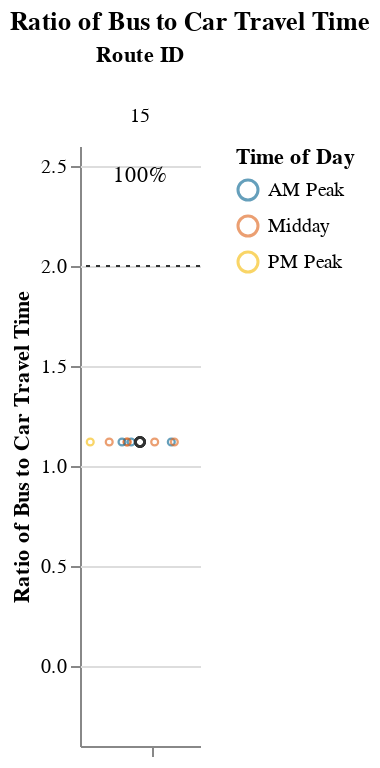
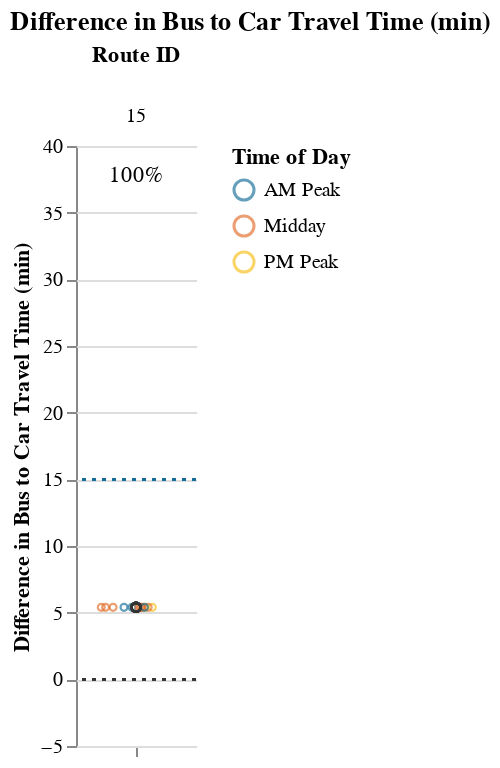

Notebook code cell kept with these figures, in order:
### Markdown cell above
## Viable Competitive Routes
### Short Routes (< 1 hr)

### Code cell
# Allow for possibility that operator doesn't have routes that fall into certain route_groups
# But, jupyterbook will not like markdown with f-string
# separate out route_group and put in each cell, and use try/except + if to display...
# but all 3 route groups must be displayed. just add sentence about why no routes were returned at the end
route_group = "short"
try:
    subset_routes, mult, diff  = setup_charts(df, PCT_COMPETITIVE_THRESHOLD, route_group)
    
    if len(subset_routes) > 0:
        display(
            Markdown(
                f"{CAPTIONS_DICT[route_group]}"
                "Within each route group, routes are sorted in descending order "
                "by % competitive trips and # trips below the additional time cut-off."
            )
        )

        display(mult)
        display(diff)
except:
    print("No routes meet this criteria.")

### Figure 1 — Vega-Lite specification as saved in the notebook (floating-point values rounded to 4 significant figures)
{"config": {"view": {"continuousWidth": 400, "continuousHeight": 300, "stroke": null}, "facet": {"spacing": 0}}, "data": {"name": "data-90991e8645df4b9f9749d899f3a3f9a4"}, "facet": {"column": {"field": "route_id", "sort": ["15"], "title": "Route ID", "type": "nominal"}}, "spec": {"layer": [{"mark": {"type": "point", "opacity": 0.65, "size": 12, "strokeWidth": 1.1}, "encoding": {"color": {"field": "time_of_day", "scale": {"range": ["#136C97", "#E16B26", "#F6BF16", "#00896B", "#7790A3", "#5B559C"]}, "sort": ["AM Peak", "Midday", "PM Peak", "Owl Service"], "title": "Time of Day", "type": "nominal"}, "tooltip": [{"field": "route_id", "type": "nominal"}, {"field": "trip_id", "type": "nominal"}, {"field": "service_hours", "type": "quantitative"}, {"field": "car_duration_hours", "type": "quantitative"}, {"field": "bus_multiplier", "type": "quantitative"}, {"field": "bus_difference", "type": "quantitative"}, {"field": "num_trips", "type": "quantitative"}, {"field": "num_competitive", "type": "quantitative"}, {"field": "pct_trips_competitive", "type": "quantitative"}, {"field": "p25", "type": "quantitative"}, {"field": "p50", "type": "quantitative"}, {"field": "p75", "type": "quantitative"}], "x": {"axis": {"grid": false, "labels": false, "ticks": true, "values": [0]}, "field": "jitter", "scale": {}, "title": null, "type": "quantitative"}, "y": {"field": "bus_multiplier", "scale": {"domain": [-0.25, 2.5]}, "title": "Ratio of Bus to Car Travel Time", "type": "quantitative"}}, "selection": {"selector001": {"type": "interval", "bind": "scales", "encodings": ["x", "y"]}}, "transform": [{"calculate": "sqrt(-2*log(random()))*cos(2*PI*random())", "as": "jitter"}], "width": 60}, {"layer": [{"mark": {"type": "point", "opacity": 0.6, "size": 20, "strokeWidth": 1.3}, "encoding": {"color": {"value": "#323434"}, "y": {"field": "bus_multiplier", "type": "quantitative"}}, "transform": [{"filter": "(datum.p50_trip === 1)"}]}, {"mark": {"type": "rule", "strokeDash": [2, 3]}, "encoding": {"color": {"value": "#323434"}, "y": {"field": "cutoff", "type": "quantitative"}}}, {"mark": {"type": "text", "align": "center", "baseline": "middle"}, "encoding": {"color": {"value": "black"}, "text": {"field": "pct_trips_competitive", "format": ".0%", "type": "quantitative"}, "tooltip": [{"field": "route_id", "type": "nominal"}, {"field": "trip_id", "type": "nominal"}, {"field": "service_hours", "type": "quantitative"}, {"field": "car_duration_hours", "type": "quantitative"}, {"field": "bus_multiplier", "type": "quantitative"}, {"field": "bus_difference", "type": "quantitative"}, {"field": "num_trips", "type": "quantitative"}, {"field": "num_competitive", "type": "quantitative"}, {"field": "pct_trips_competitive", "type": "quantitative"}, {"field": "p25", "type": "quantitative"}, {"field": "p50", "type": "quantitative"}, {"field": "p75", "type": "quantitative"}], "x": {"value": 30}, "y": {"value": 15}}, "transform": [{"calculate": "sqrt(-2*log(random()))*cos(2*PI*random())", "as": "jitter"}, {"filter": "(datum.fastest_trip === 1)"}]}]}]}, "resolve": {"scale": {"y": "shared"}}, "title": "Ratio of Bus to Car Travel Time", "$schema": "https://vega.github.io/schema/vega-lite/v4.17.0.json", "datasets": {"data-90991e8645df4b9f9749d899f3a3f9a4": [{"calitp_itp_id": 108, "trip_key": -7518924419219556852, "trip_id": "t_2006242_b_33489_tn_12", "shape_id": "p_547", "route_id": "15", "service_hours": 0.85, "trip_first_departure_ts": 65100, "trip_last_arrival_ts": 68160, "departure_hour": 18, "time_of_day": "PM Peak", "p25": 0.85, "p50": 0.85, "p75": 0.85, "p50_trip": 1, "fastest_trip": 1, "car_duration_hours": 0.76, "competitive_route": 1, "bus_multiplier": 1.12, "bus_difference": 5.4, "num_trips": 12, "num_competitive": 12, "pct_trips_competitive": 1.0, "bus_difference_spread": 0.0, "route_group": "short", "max_trip_hrs": 0.85, "max_trip_route_group": 1.0, "name": "City of Eureka", "caltrans_district": "01 - Eureka", "drmt_organization_name": null, "cutoff2": 15.0, "cutoff": 2}, {"calitp_itp_id": 108, "trip_key": -9000724200441257218, "trip_id": "t_2006242_b_33489_tn_3", "shape_id": "p_547", "route_id": "15", "service_hours": 0.85, "trip_first_departure_ts": 32700, "trip_last_arrival_ts": 35760, "departure_hour": 9, "time_of_day": "AM Peak", "p25": 0.85, "p50": 0.85, "p75": 0.85, "p50_trip": 1, "fastest_trip": 0, "car_duration_hours": 0.76, "competitive_route": 1, "bus_multiplier": 1.12, "bus_difference": 5.4, "num_trips": 12, "num_competitive": 12, "pct_trips_competitive": 1.0, "bus_difference_spread": 0.0, "route_group": "short", "max_trip_hrs": 0.85, "max_trip_route_group": 1.0, "name": "City of Eureka", "caltrans_district": "01 - Eureka", "drmt_organization_name": null, "cutoff2": 15.0, "cutoff": 2}, {"calitp_itp_id": 108, "trip_key": -3654856771348414816, "trip_id": "t_2006242_b_33489_tn_11", "shape_id": "p_547", "route_id": "15", "service_hours": 0.85, "trip_first_departure_ts": 61500, "trip_last_arrival_ts": 64560, "departure_hour": 17, "time_of_day": "PM Peak", "p25": 0.85, "p50": 0.85, "p75": 0.85, "p50_trip": 1, "fastest_trip": 0, "car_duration_hours": 0.76, "competitive_route": 1, "bus_multiplier": 1.12, "bus_difference": 5.4, "num_trips": 12, "num_competitive": 12, "pct_trips_competitive": 1.0, "bus_difference_spread": 0.0, "route_group": "short", "max_trip_hrs": 0.85, "max_trip_route_group": 1.0, "name": "City of Eureka", "caltrans_district": "01 - Eureka", "drmt_organization_name": null, "cutoff2": 15.0, "cutoff": 2}, {"calitp_itp_id": 108, "trip_key": 6462197087159188397, "trip_id": "t_2006242_b_33489_tn_4", "shape_id": "p_547", "route_id": "15", "service_hours": 0.85, "trip_first_departure_ts": 36300, "trip_last_arrival_ts": 39360, "departure_hour": 10, "time_of_day": "Midday", "p25": 0.85, "p50": 0.85, "p75": 0.85, "p50_trip": 1, "fastest_trip": 0, "car_duration_hours": 0.76, "competitive_route": 1, "bus_multiplier": 1.12, "bus_difference": 5.4, "num_trips": 12, "num_competitive": 12, "pct_trips_competitive": 1.0, "bus_difference_spread": 0.0, "route_group": "short", "max_trip_hrs": 0.85, "max_trip_route_group": 1.0, "name": "City of Eureka", "caltrans_district": "01 - Eureka", "drmt_organization_name": null, "cutoff2": 15.0, "cutoff": 2}, {"calitp_itp_id": 108, "trip_key": -1117908295655261734, "trip_id": "t_2006242_b_33489_tn_9", "shape_id": "p_547", "route_id": "15", "service_hours": 0.85, "trip_first_departure_ts": 54300, "trip_last_arrival_ts": 57360, "departure_hour": 15, "time_of_day": "Midday", "p25": 0.85, "p50": 0.85, "p75": 0.85, "p50_trip": 1, "fastest_trip": 0, "car_duration_hours": 0.76, "competitive_route": 1, "bus_multiplier": 1.12, "bus_difference": 5.4, "num_trips": 12, "num_competitive": 12, "pct_trips_competitive": 1.0, "bus_difference_spread": 0.0, "route_group": "short", "max_trip_hrs": 0.85, "max_trip_route_group": 1.0, "name": "City of Eureka", "caltrans_district": "01 - Eureka", "drmt_organization_name": null, "cutoff2": 15.0, "cutoff": 2}, {"calitp_itp_id": 108, "trip_key": 2609920422435598099, "trip_id": "t_2006242_b_33489_tn_10", "shape_id": "p_547", "route_id": "15", "service_hours": 0.85, "trip_first_departure_ts": 57900, "trip_last_arrival_ts": 60960, "departure_hour": 16, "time_of_day": "Midday", "p25": 0.85, "p50": 0.85, "p75": 0.85, "p50_trip": 1, "fastest_trip": 0, "car_duration_hours": 0.76, "competitive_route": 1, "bus_multiplier": 1.12, "bus_difference": 5.4, "num_trips": 12, "num_competitive": 12, "pct_trips_competitive": 1.0, "bus_difference_spread": 0.0, "route_group": "short", "max_trip_hrs": 0.85, "max_trip_route_group": 1.0, "name": "City of Eureka", "caltrans_district": "01 - Eureka", "drmt_organization_name": null, "cutoff2": 15.0, "cutoff": 2}, {"calitp_itp_id": 108, "trip_key": -9044514633596643986, "trip_id": "t_2006242_b_33489_tn_5", "shape_id": "p_547", "route_id": "15", "service_hours": 0.85, "trip_first_departure_ts": 39900, "trip_last_arrival_ts": 42960, "departure_hour": 11, "time_of_day": "Midday", "p25": 0.85, "p50": 0.85, "p75": 0.85, "p50_trip": 1, "fastest_trip": 0, "car_duration_hours": 0.76, "competitive_route": 1, "bus_multiplier": 1.12, "bus_difference": 5.4, "num_trips": 12, "num_competitive": 12, "pct_trips_competitive": 1.0, "bus_difference_spread": 0.0, "route_group": "short", "max_trip_hrs": 0.85, "max_trip_route_group": 1.0, "name": "City of Eureka", "caltrans_district": "01 - Eureka", "drmt_organization_name": null, "cutoff2": 15.0, "cutoff": 2}, {"calitp_itp_id": 108, "trip_key": 6779707872442560571, "trip_id": "t_2006242_b_33489_tn_2", "shape_id": "p_547", "route_id": "15", "service_hours": 0.85, "trip_first_departure_ts": 29100, "trip_last_arrival_ts": 32160, "departure_hour": 8, "time_of_day": "AM Peak", "p25": 0.85, "p50": 0.85, "p75": 0.85, "p50_trip": 1, "fastest_trip": 0, "car_duration_hours": 0.76, "competitive_route": 1, "bus_multiplier": 1.12, "bus_difference": 5.4, "num_trips": 12, "num_competitive": 12, "pct_trips_competitive": 1.0, "bus_difference_spread": 0.0, "route_group": "short", "max_trip_hrs": 0.85, "max_trip_route_group": 1.0, "name": "City of Eureka", "caltrans_district": "01 - Eureka", "drmt_organization_name": null, "cutoff2": 15.0, "cutoff": 2}, {"calitp_itp_id": 108, "trip_key": -4647400750918822944, "trip_id": "t_2006242_b_33489_tn_7", "shape_id": "p_547", "route_id": "15", "service_hours": 0.85, "trip_first_departure_ts": 47100, "trip_last_arrival_ts": 50160, "departure_hour": 13, "time_of_day": "Midday", "p25": 0.85, "p50": 0.85, "p75": 0.85, "p50_trip": 1, "fastest_trip": 0, "car_duration_hours": 0.76, "competitive_route": 1, "bus_multiplier": 1.12, "bus_difference": 5.4, "num_trips": 12, "num_competitive": 12, "pct_trips_competitive": 1.0, "bus_difference_spread": 0.0, "route_group": "short", "max_trip_hrs": 0.85, "max_trip_route_group": 1.0, "name": "City of Eureka", "caltrans_district": "01 - Eureka", "drmt_organization_name": null, "cutoff2": 15.0, "cutoff": 2}, {"calitp_itp_id": 108, "trip_key": 6881909043677401907, "trip_id": "t_2006242_b_33489_tn_8", "shape_id": "p_547", "route_id": "15", "service_hours": 0.85, "trip_first_departure_ts": 50700, "trip_last_arrival_ts": 53760, "departure_hour": 14, "time_of_day": "Midday", "p25": 0.85, "p50": 0.85, "p75": 0.85, "p50_trip": 1, "fastest_trip": 0, "car_duration_hours": 0.76, "competitive_route": 1, "bus_multiplier": 1.12, "bus_difference": 5.4, "num_trips": 12, "num_competitive": 12, "pct_trips_competitive": 1.0, "bus_difference_spread": 0.0, "route_group": "short", "max_trip_hrs": 0.85, "max_trip_route_group": 1.0, "name": "City of Eureka", "caltrans_district": "01 - Eureka", "drmt_organization_name": null, "cutoff2": 15.0, "cutoff": 2}, {"calitp_itp_id": 108, "trip_key": -4221252316641284407, "trip_id": "t_2006242_b_33489_tn_1", "shape_id": "p_547", "route_id": "15", "service_hours": 0.85, "trip_first_departure_ts": 25500, "trip_last_arrival_ts": 28560, "departure_hour": 7, "time_of_day": "AM Peak", "p25": 0.85, "p50": 0.85, "p75": 0.85, "p50_trip": 1, "fastest_trip": 0, "car_duration_hours": 0.76, "competitive_route": 1, "bus_multiplier": 1.12, "bus_difference": 5.4, "num_trips": 12, "num_competitive": 12, "pct_trips_competitive": 1.0, "bus_difference_spread": 0.0, "route_group": "short", "max_trip_hrs": 0.85, "max_trip_route_group": 1.0, "name": "City of Eureka", "caltrans_district": "01 - Eureka", "drmt_organization_name": null, "cutoff2": 15.0, "cutoff": 2}, {"calitp_itp_id": 108, "trip_key": -7844095644534817354, "trip_id": "t_2006242_b_33489_tn_6", "shape_id": "p_547", "route_id": "15", "service_hours": 0.85, "trip_first_departure_ts": 43500, "trip_last_arrival_ts": 46560, "departure_hour": 12, "time_of_day": "Midday", "p25": 0.85, "p50": 0.85, "p75": 0.85, "p50_trip": 1, "fastest_trip": 0, "car_duration_hours": 0.76, "competitive_route": 1, "bus_multiplier": 1.12, "bus_difference": 5.4, "num_trips": 12, "num_competitive": 12, "pct_trips_competitive": 1.0, "bus_difference_spread": 0.0, "route_group": "short", "max_trip_hrs": 0.85, "max_trip_route_group": 1.0, "name": "City of Eureka", "caltrans_district": "01 - Eureka", "drmt_organization_name": null, "cutoff2": 15.0, "cutoff": 2}]}}

### Figure 2 — Vega-Lite specification as saved in the notebook (floating-point values rounded to 4 significant figures)
{"config": {"view": {"continuousWidth": 400, "continuousHeight": 300, "stroke": null}, "facet": {"spacing": 0}}, "data": {"name": "data-534414a9d8aeadb71a5f711a5554a721"}, "facet": {"column": {"field": "route_id", "sort": ["15"], "title": "Route ID", "type": "nominal"}}, "spec": {"layer": [{"mark": {"type": "point", "opacity": 0.65, "size": 12, "strokeWidth": 1.1}, "encoding": {"color": {"field": "time_of_day", "scale": {"range": ["#136C97", "#E16B26", "#F6BF16", "#00896B", "#7790A3", "#5B559C"]}, "sort": ["AM Peak", "Midday", "PM Peak", "Owl Service"], "title": "Time of Day", "type": "nominal"}, "tooltip": [{"field": "route_id", "type": "nominal"}, {"field": "trip_id", "type": "nominal"}, {"field": "service_hours", "type": "quantitative"}, {"field": "car_duration_hours", "type": "quantitative"}, {"field": "bus_multiplier", "type": "quantitative"}, {"field": "bus_difference", "type": "quantitative"}, {"field": "num_trips", "type": "quantitative"}, {"field": "num_competitive", "type": "quantitative"}, {"field": "pct_trips_competitive", "type": "quantitative"}, {"field": "p25", "type": "quantitative"}, {"field": "p50", "type": "quantitative"}, {"field": "p75", "type": "quantitative"}], "x": {"axis": {"grid": false, "labels": false, "ticks": true, "values": [0]}, "field": "jitter", "scale": {}, "title": null, "type": "quantitative"}, "y": {"field": "bus_difference", "scale": {"domain": [-5, 38.4]}, "title": "Difference in Bus to Car Travel Time (min)", "type": "quantitative"}}, "selection": {"selector002": {"type": "interval", "bind": "scales", "encodings": ["x", "y"]}}, "transform": [{"calculate": "sqrt(-2*log(random()))*cos(2*PI*random())", "as": "jitter"}], "width": 60}, {"layer": [{"mark": {"type": "point", "opacity": 0.6, "size": 20, "strokeWidth": 1.3}, "encoding": {"color": {"value": "#323434"}, "y": {"field": "bus_difference", "type": "quantitative"}}, "transform": [{"filter": "(datum.p50_trip === 1)"}]}, {"mark": {"type": "rule", "strokeDash": [2, 3]}, "encoding": {"color": {"value": "#323434"}, "y": {"field": "cutoff", "type": "quantitative"}}}, {"mark": {"type": "rule", "strokeDash": [2, 3]}, "encoding": {"color": {"value": "#136C97"}, "y": {"field": "cutoff2", "type": "quantitative"}}}, {"mark": {"type": "text", "align": "center", "baseline": "middle"}, "encoding": {"color": {"value": "black"}, "text": {"field": "pct_trips_competitive", "format": ".0%", "type": "quantitative"}, "tooltip": [{"field": "route_id", "type": "nominal"}, {"field": "trip_id", "type": "nominal"}, {"field": "service_hours", "type": "quantitative"}, {"field": "car_duration_hours", "type": "quantitative"}, {"field": "bus_multiplier", "type": "quantitative"}, {"field": "bus_difference", "type": "quantitative"}, {"field": "num_trips", "type": "quantitative"}, {"field": "num_competitive", "type": "quantitative"}, {"field": "pct_trips_competitive", "type": "quantitative"}, {"field": "p25", "type": "quantitative"}, {"field": "p50", "type": "quantitative"}, {"field": "p75", "type": "quantitative"}], "x": {"value": 30}, "y": {"value": 15}}, "transform": [{"calculate": "sqrt(-2*log(random()))*cos(2*PI*random())", "as": "jitter"}, {"filter": "(datum.fastest_trip === 1)"}]}]}]}, "resolve": {"scale": {"y": "shared"}}, "title": "Difference in Bus to Car Travel Time (min)", "$schema": "https://vega.github.io/schema/vega-lite/v4.17.0.json", "datasets": {"data-534414a9d8aeadb71a5f711a5554a721": [{"calitp_itp_id": 108, "trip_key": -7518924419219556852, "trip_id": "t_2006242_b_33489_tn_12", "shape_id": "p_547", "route_id": "15", "service_hours": 0.85, "trip_first_departure_ts": 65100, "trip_last_arrival_ts": 68160, "departure_hour": 18, "time_of_day": "PM Peak", "p25": 0.85, "p50": 0.85, "p75": 0.85, "p50_trip": 1, "fastest_trip": 1, "car_duration_hours": 0.76, "competitive_route": 1, "bus_multiplier": 1.12, "bus_difference": 5.4, "num_trips": 12, "num_competitive": 12, "pct_trips_competitive": 1.0, "bus_difference_spread": 0.0, "route_group": "short", "max_trip_hrs": 0.85, "max_trip_route_group": 1.0, "name": "City of Eureka", "caltrans_district": "01 - Eureka", "drmt_organization_name": null, "cutoff2": 15.0, "cutoff": 0}, {"calitp_itp_id": 108, "trip_key": -9000724200441257218, "trip_id": "t_2006242_b_33489_tn_3", "shape_id": "p_547", "route_id": "15", "service_hours": 0.85, "trip_first_departure_ts": 32700, "trip_last_arrival_ts": 35760, "departure_hour": 9, "time_of_day": "AM Peak", "p25": 0.85, "p50": 0.85, "p75": 0.85, "p50_trip": 1, "fastest_trip": 0, "car_duration_hours": 0.76, "competitive_route": 1, "bus_multiplier": 1.12, "bus_difference": 5.4, "num_trips": 12, "num_competitive": 12, "pct_trips_competitive": 1.0, "bus_difference_spread": 0.0, "route_group": "short", "max_trip_hrs": 0.85, "max_trip_route_group": 1.0, "name": "City of Eureka", "caltrans_district": "01 - Eureka", "drmt_organization_name": null, "cutoff2": 15.0, "cutoff": 0}, {"calitp_itp_id": 108, "trip_key": -3654856771348414816, "trip_id": "t_2006242_b_33489_tn_11", "shape_id": "p_547", "route_id": "15", "service_hours": 0.85, "trip_first_departure_ts": 61500, "trip_last_arrival_ts": 64560, "departure_hour": 17, "time_of_day": "PM Peak", "p25": 0.85, "p50": 0.85, "p75": 0.85, "p50_trip": 1, "fastest_trip": 0, "car_duration_hours": 0.76, "competitive_route": 1, "bus_multiplier": 1.12, "bus_difference": 5.4, "num_trips": 12, "num_competitive": 12, "pct_trips_competitive": 1.0, "bus_difference_spread": 0.0, "route_group": "short", "max_trip_hrs": 0.85, "max_trip_route_group": 1.0, "name": "City of Eureka", "caltrans_district": "01 - Eureka", "drmt_organization_name": null, "cutoff2": 15.0, "cutoff": 0}, {"calitp_itp_id": 108, "trip_key": 6462197087159188397, "trip_id": "t_2006242_b_33489_tn_4", "shape_id": "p_547", "route_id": "15", "service_hours": 0.85, "trip_first_departure_ts": 36300, "trip_last_arrival_ts": 39360, "departure_hour": 10, "time_of_day": "Midday", "p25": 0.85, "p50": 0.85, "p75": 0.85, "p50_trip": 1, "fastest_trip": 0, "car_duration_hours": 0.76, "competitive_route": 1, "bus_multiplier": 1.12, "bus_difference": 5.4, "num_trips": 12, "num_competitive": 12, "pct_trips_competitive": 1.0, "bus_difference_spread": 0.0, "route_group": "short", "max_trip_hrs": 0.85, "max_trip_route_group": 1.0, "name": "City of Eureka", "caltrans_district": "01 - Eureka", "drmt_organization_name": null, "cutoff2": 15.0, "cutoff": 0}, {"calitp_itp_id": 108, "trip_key": -1117908295655261734, "trip_id": "t_2006242_b_33489_tn_9", "shape_id": "p_547", "route_id": "15", "service_hours": 0.85, "trip_first_departure_ts": 54300, "trip_last_arrival_ts": 57360, "departure_hour": 15, "time_of_day": "Midday", "p25": 0.85, "p50": 0.85, "p75": 0.85, "p50_trip": 1, "fastest_trip": 0, "car_duration_hours": 0.76, "competitive_route": 1, "bus_multiplier": 1.12, "bus_difference": 5.4, "num_trips": 12, "num_competitive": 12, "pct_trips_competitive": 1.0, "bus_difference_spread": 0.0, "route_group": "short", "max_trip_hrs": 0.85, "max_trip_route_group": 1.0, "name": "City of Eureka", "caltrans_district": "01 - Eureka", "drmt_organization_name": null, "cutoff2": 15.0, "cutoff": 0}, {"calitp_itp_id": 108, "trip_key": 2609920422435598099, "trip_id": "t_2006242_b_33489_tn_10", "shape_id": "p_547", "route_id": "15", "service_hours": 0.85, "trip_first_departure_ts": 57900, "trip_last_arrival_ts": 60960, "departure_hour": 16, "time_of_day": "Midday", "p25": 0.85, "p50": 0.85, "p75": 0.85, "p50_trip": 1, "fastest_trip": 0, "car_duration_hours": 0.76, "competitive_route": 1, "bus_multiplier": 1.12, "bus_difference": 5.4, "num_trips": 12, "num_competitive": 12, "pct_trips_competitive": 1.0, "bus_difference_spread": 0.0, "route_group": "short", "max_trip_hrs": 0.85, "max_trip_route_group": 1.0, "name": "City of Eureka", "caltrans_district": "01 - Eureka", "drmt_organization_name": null, "cutoff2": 15.0, "cutoff": 0}, {"calitp_itp_id": 108, "trip_key": -9044514633596643986, "trip_id": "t_2006242_b_33489_tn_5", "shape_id": "p_547", "route_id": "15", "service_hours": 0.85, "trip_first_departure_ts": 39900, "trip_last_arrival_ts": 42960, "departure_hour": 11, "time_of_day": "Midday", "p25": 0.85, "p50": 0.85, "p75": 0.85, "p50_trip": 1, "fastest_trip": 0, "car_duration_hours": 0.76, "competitive_route": 1, "bus_multiplier": 1.12, "bus_difference": 5.4, "num_trips": 12, "num_competitive": 12, "pct_trips_competitive": 1.0, "bus_difference_spread": 0.0, "route_group": "short", "max_trip_hrs": 0.85, "max_trip_route_group": 1.0, "name": "City of Eureka", "caltrans_district": "01 - Eureka", "drmt_organization_name": null, "cutoff2": 15.0, "cutoff": 0}, {"calitp_itp_id": 108, "trip_key": 6779707872442560571, "trip_id": "t_2006242_b_33489_tn_2", "shape_id": "p_547", "route_id": "15", "service_hours": 0.85, "trip_first_departure_ts": 29100, "trip_last_arrival_ts": 32160, "departure_hour": 8, "time_of_day": "AM Peak", "p25": 0.85, "p50": 0.85, "p75": 0.85, "p50_trip": 1, "fastest_trip": 0, "car_duration_hours": 0.76, "competitive_route": 1, "bus_multiplier": 1.12, "bus_difference": 5.4, "num_trips": 12, "num_competitive": 12, "pct_trips_competitive": 1.0, "bus_difference_spread": 0.0, "route_group": "short", "max_trip_hrs": 0.85, "max_trip_route_group": 1.0, "name": "City of Eureka", "caltrans_district": "01 - Eureka", "drmt_organization_name": null, "cutoff2": 15.0, "cutoff": 0}, {"calitp_itp_id": 108, "trip_key": -4647400750918822944, "trip_id": "t_2006242_b_33489_tn_7", "shape_id": "p_547", "route_id": "15", "service_hours": 0.85, "trip_first_departure_ts": 47100, "trip_last_arrival_ts": 50160, "departure_hour": 13, "time_of_day": "Midday", "p25": 0.85, "p50": 0.85, "p75": 0.85, "p50_trip": 1, "fastest_trip": 0, "car_duration_hours": 0.76, "competitive_route": 1, "bus_multiplier": 1.12, "bus_difference": 5.4, "num_trips": 12, "num_competitive": 12, "pct_trips_competitive": 1.0, "bus_difference_spread": 0.0, "route_group": "short", "max_trip_hrs": 0.85, "max_trip_route_group": 1.0, "name": "City of Eureka", "caltrans_district": "01 - Eureka", "drmt_organization_name": null, "cutoff2": 15.0, "cutoff": 0}, {"calitp_itp_id": 108, "trip_key": 6881909043677401907, "trip_id": "t_2006242_b_33489_tn_8", "shape_id": "p_547", "route_id": "15", "service_hours": 0.85, "trip_first_departure_ts": 50700, "trip_last_arrival_ts": 53760, "departure_hour": 14, "time_of_day": "Midday", "p25": 0.85, "p50": 0.85, "p75": 0.85, "p50_trip": 1, "fastest_trip": 0, "car_duration_hours": 0.76, "competitive_route": 1, "bus_multiplier": 1.12, "bus_difference": 5.4, "num_trips": 12, "num_competitive": 12, "pct_trips_competitive": 1.0, "bus_difference_spread": 0.0, "route_group": "short", "max_trip_hrs": 0.85, "max_trip_route_group": 1.0, "name": "City of Eureka", "caltrans_district": "01 - Eureka", "drmt_organization_name": null, "cutoff2": 15.0, "cutoff": 0}, {"calitp_itp_id": 108, "trip_key": -4221252316641284407, "trip_id": "t_2006242_b_33489_tn_1", "shape_id": "p_547", "route_id": "15", "service_hours": 0.85, "trip_first_departure_ts": 25500, "trip_last_arrival_ts": 28560, "departure_hour": 7, "time_of_day": "AM Peak", "p25": 0.85, "p50": 0.85, "p75": 0.85, "p50_trip": 1, "fastest_trip": 0, "car_duration_hours": 0.76, "competitive_route": 1, "bus_multiplier": 1.12, "bus_difference": 5.4, "num_trips": 12, "num_competitive": 12, "pct_trips_competitive": 1.0, "bus_difference_spread": 0.0, "route_group": "short", "max_trip_hrs": 0.85, "max_trip_route_group": 1.0, "name": "City of Eureka", "caltrans_district": "01 - Eureka", "drmt_organization_name": null, "cutoff2": 15.0, "cutoff": 0}, {"calitp_itp_id": 108, "trip_key": -7844095644534817354, "trip_id": "t_2006242_b_33489_tn_6", "shape_id": "p_547", "route_id": "15", "service_hours": 0.85, "trip_first_departure_ts": 43500, "trip_last_arrival_ts": 46560, "departure_hour": 12, "time_of_day": "Midday", "p25": 0.85, "p50": 0.85, "p75": 0.85, "p50_trip": 1, "fastest_trip": 0, "car_duration_hours": 0.76, "competitive_route": 1, "bus_multiplier": 1.12, "bus_difference": 5.4, "num_trips": 12, "num_competitive": 12, "pct_trips_competitive": 1.0, "bus_difference_spread": 0.0, "route_group": "short", "max_trip_hrs": 0.85, "max_trip_route_group": 1.0, "name": "City of Eureka", "caltrans_district": "01 - Eureka", "drmt_organization_name": null, "cutoff2": 15.0, "cutoff": 0}]}}
